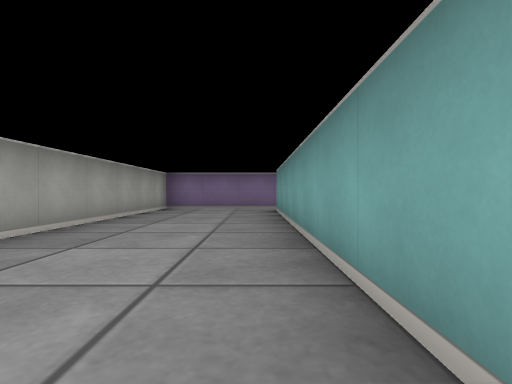
View 1 (above)

18 first-person views from a walk through a cub3D level. The camera is about half as high as the walls, looks level and sees 80° across. The floor is counted in squares. Each view is taken from the middle of a square. On the plan, view 1 faces up. The plan holds only what a view shows up to about 9 squares ahead; the rest is blank.

View 2
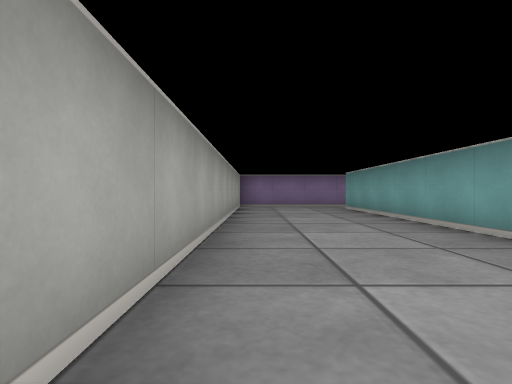

View 3
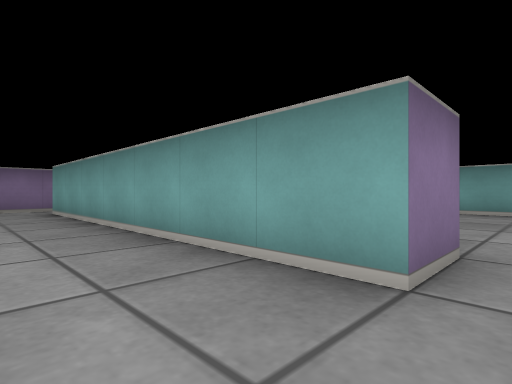

View 4
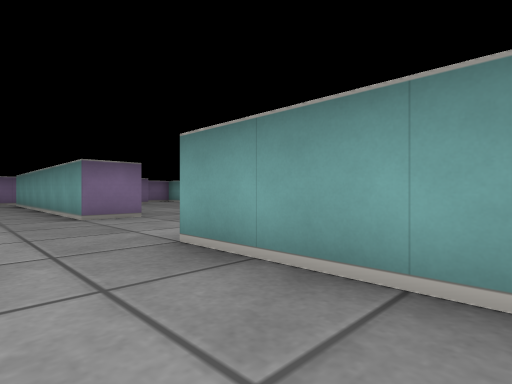

View 5
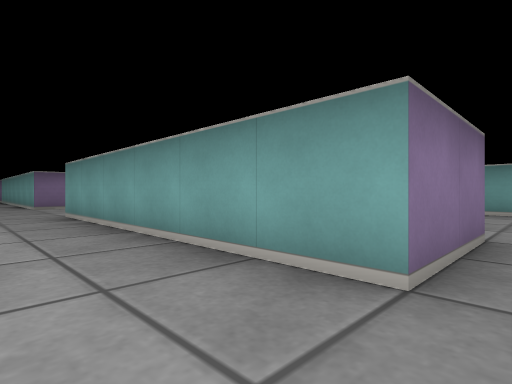

View 6
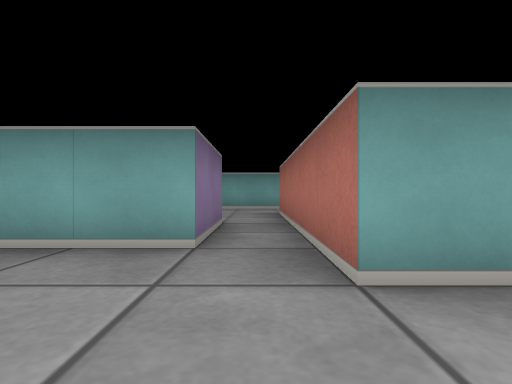

View 7
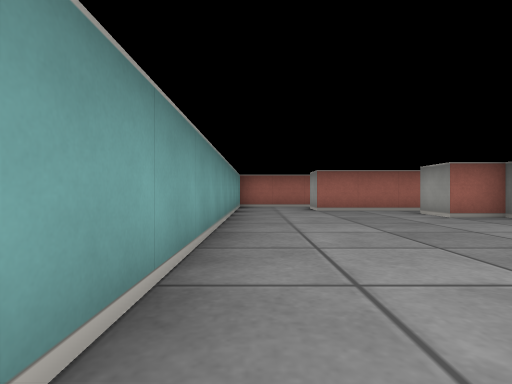

View 8
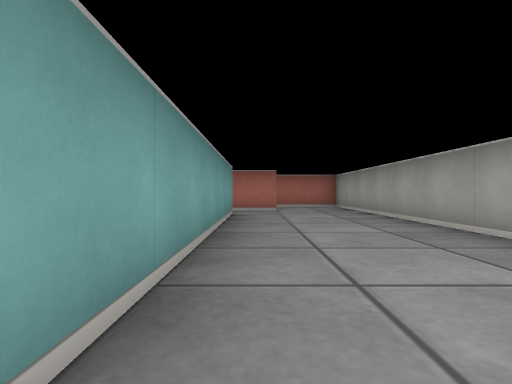

View 9
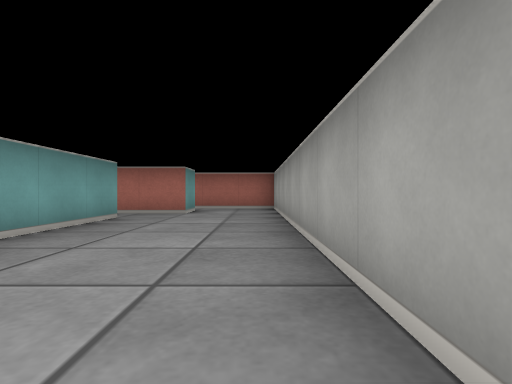

View 10
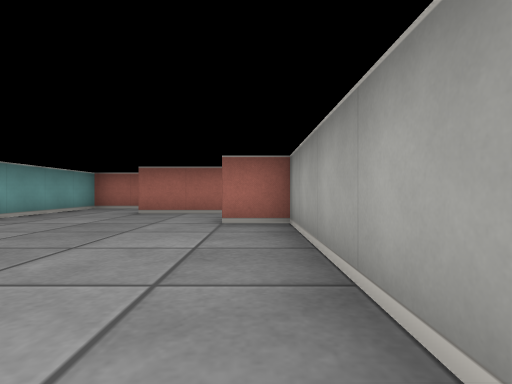

View 11
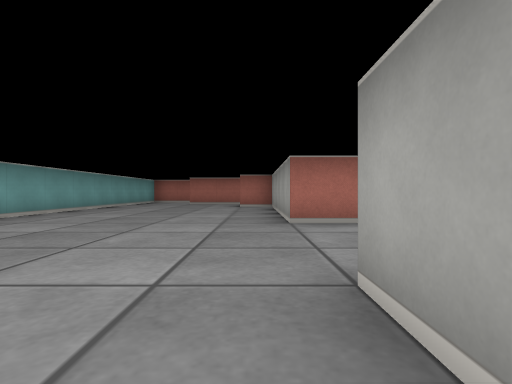

View 12
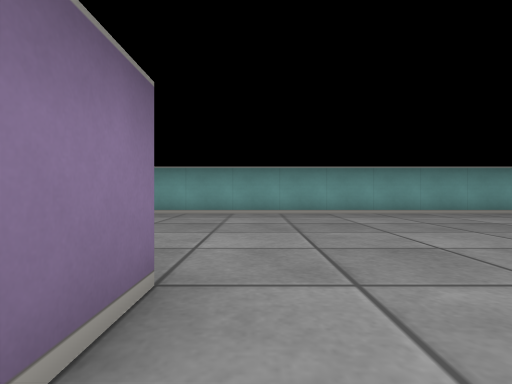

View 13
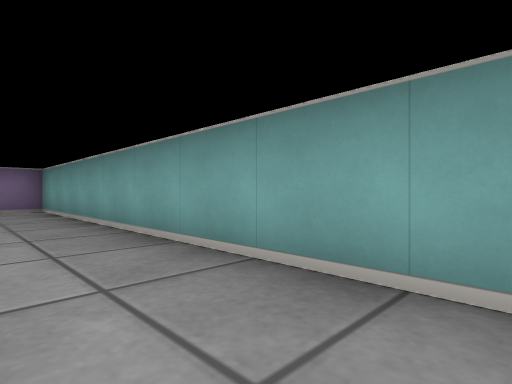

View 14
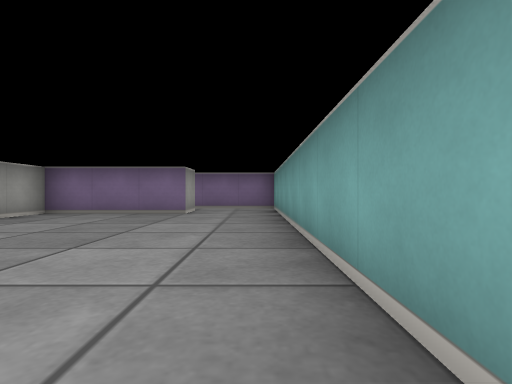

View 15
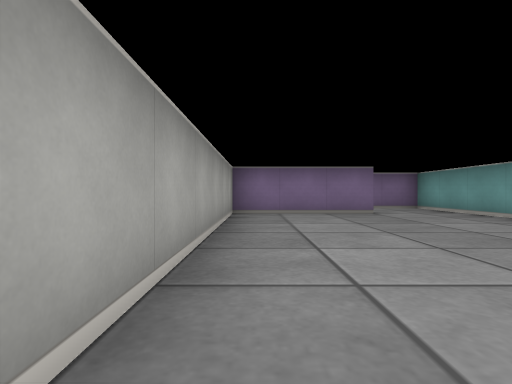

View 16
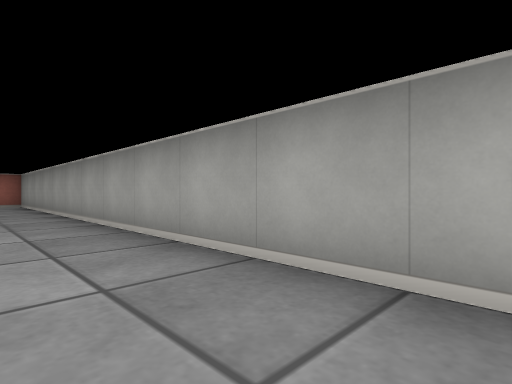

View 17
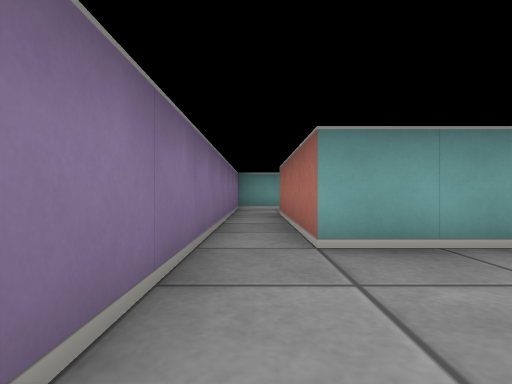

View 18
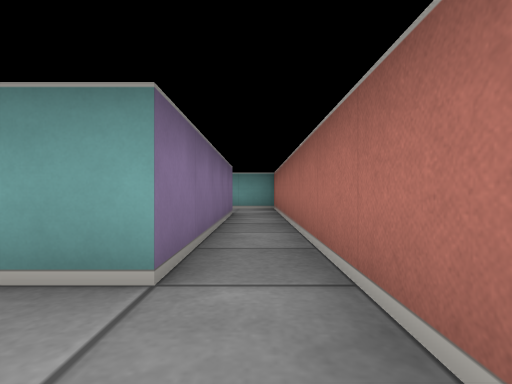

### Floor plan
Ten units are one square. View 1 is at (0, 0); x grows to the right and y downward. Boxes are objects, and circles mark ways between rooms. Rooms are numbered by the first view taken in them; rooms with no view inside come last. Other rooms are left out.
<svg viewBox="-30 -90 100 210">
<path fill="none" stroke="#000" d="M15 25 15 75 25 75 25 85 5 85 5 25 15 25M15 -5 5 -5 5 -75 45 -75 45 -65 15 -65 15 -5M-5 95 45 95M65 95 65 -85 -25 -85 -25 95M45 95 45 105 -5 105 -5 95M-25 95 -25 115 65 115 65 95"/>
<circle cx="-15" cy="100" r="3" fill="#2a7"/>
<circle cx="55" cy="100" r="3" fill="#2a7"/>
<text x="20" y="10">1</text>
<text x="20" y="110">2</text>
</svg>
Room 1 opens to room 2.

Where each view was taken, in squares from view 1:
view 1: 0 up, 0 right, facing up
view 2: 1 down, 2 left, facing up
view 3: 0 up, 1 left, facing up-right
view 4: 5 down, 1 left, facing up-right
view 5: 9 down, 1 left, facing up-right
view 6: 9 down, 2 left, facing right
view 7: 2 down, 6 right, facing down
view 8: 2 down, 0 right, facing down
view 9: 3 down, 2 left, facing down
view 10: 3 down, 2 right, facing down
view 11: 2 up, 2 right, facing down
view 12: 0 up, 0 right, facing right
view 13: 0 up, 5 right, facing up-right
view 14: 0 up, 6 right, facing up
view 15: 0 up, 2 right, facing up
view 16: 0 up, 1 left, facing down-left
view 17: 8 up, 2 left, facing right
view 18: 11 down, 2 left, facing right
